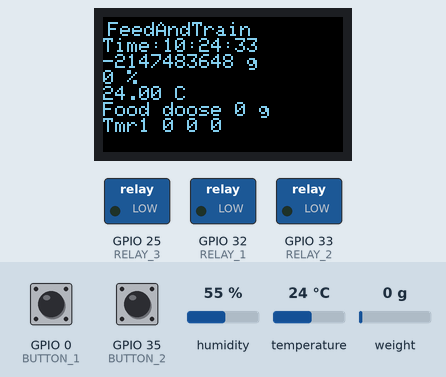
Recording of a sketch running on a simulated ESP32. Parts: 240×135 colour display, switched loads named in the sketch (green lamp = pin HIGH). Wiring (inferred from the names in the program): HX711 load-cell converter: data GPIO 12; SCK GPIO 13. The test bench sets the inputs (shaded band); at power-on: GPIO 0 (BUTTON_1) HIGH, weight on the scale 0 g, temperature 24 °C, GPIO 35 (BUTTON_2) HIGH, humidity 55 %. WiFi joins after 1.5 s; servers stay silent unless stated; network time is answered at once with the bench clock; the local clock reads 2024-03-15 10:24:30 at power-on unless the sketch sets it; EEPROM starts erased; pins used as bus, display or sensor lines are not drawn; what the sketch prints to the serial monitor is not drawn.

Above: at 3.6 s.
3.7 s: GPIO 0 (BUTTON_1) pulled LOW for 0.15 s
At 6.0 s:
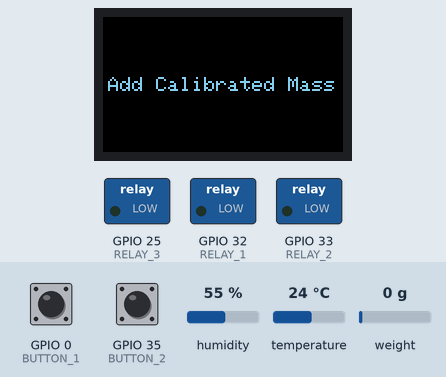
6.3 s: weight on the scale set to 21 g
9.6 s: weight on the scale set to 26 g
At 12.6 s:
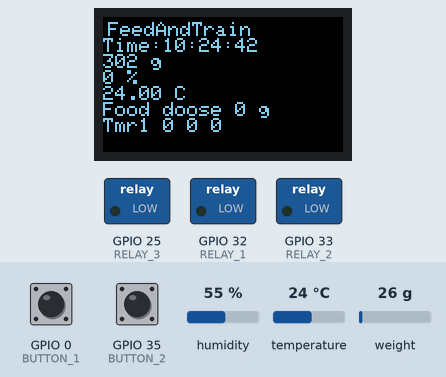
15.6 s: temperature set to 12 °C
At 16.9 s:
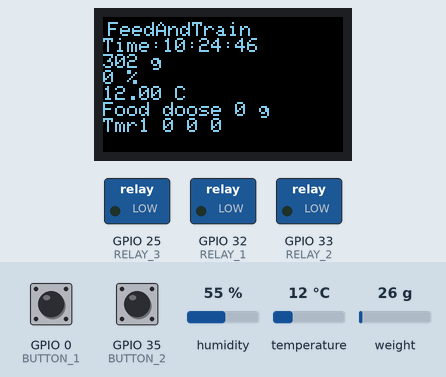
17.5 s: GPIO 35 (BUTTON_2) pulled LOW for 0.15 s
At 18.8 s:
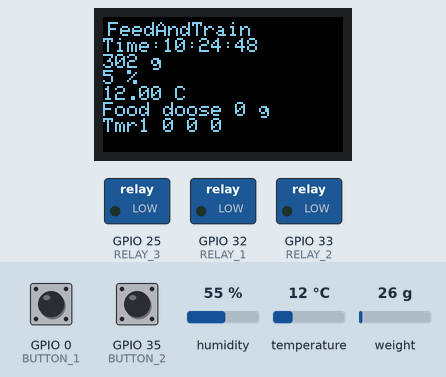
19.6 s: temperature set to 19 °C
At 21.8 s:
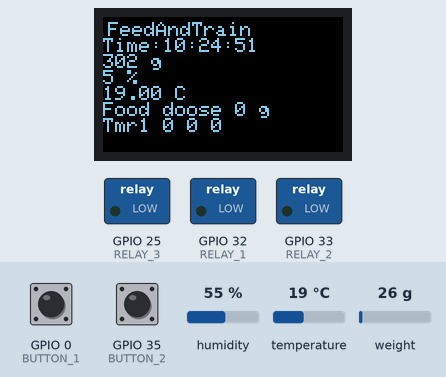
Timing chart, 0 to 23.3 s (numbered marks = the images above; inputs shaded):
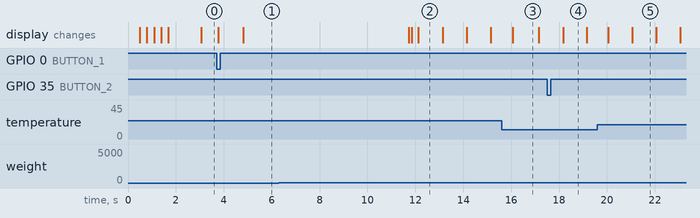

Measured:
- the behaviour switches between 23 and 24 g on weight on the scale (found by bisection; images 1 and 2)
- after the input at 3.7 s, the display: first changes after 0.06 s (image 1 shows a later state)
- after the input at 6.3 s, every drawn part: stays the same
- after the input at 9.6 s, the display: first changes after 2.1 s (image 2 shows a later state)
- what the display in image 2 shows lasts 1.0 s, from 12.1 s to 13.1 s
- what the display in image 3 shows lasts 1.0 s, from 16.1 s to 17.1 s

The sketch:

svari2021.ino
```cpp
// https://makersportal.com/blog/2019/5/12/arduino-weighing-scale-with-load-cell-and-hx711

#include <Q2HX711.h> // Scale Library
#include <EEPROM.h> // To save in EEPROM

#include <SPI.h> // Communication with display?
#include <TFT_eSPI.h> // Display
#include "DHT.h" // Temperature sensor
#include <BlynkSimpleEsp32.h>
#include <WiFi.h>
//#include <WiFiClient.h>

//For NTP time
#include <NTPClient.h>  //for time
WiFiUDP ntpUDP;
// By default 'pool.ntp.org' is used with 60 seconds update interval and
// no offset
NTPClient timeClient(ntpUDP);

long ntpTime = 0;
unsigned long timeSyncMillis = 0;
unsigned long oneMinuteMillis = 0;
boolean feederTimerEnable = true;

String ntpTimeStr = "";
String timeStrToPrint = "";

const unsigned long maxMillis = 4294967295; // when millis rolls over
int days = 0;
int hours = 0;
int minutes = 0;
int seconds = 0;

// You can specify the time server pool and the offset, (in seconds)
// additionally you can specify the update interval (in milliseconds).
// NTPClient timeClient(ntpUDP, "europe.pool.ntp.org", 3600, 60000);

// Blynk data start

#define BLYNK_TEMPLATE_ID ""
#define BLYNK_DEVICE_NAME "Guntara Feed"
char auth[] = "";
BlynkTimer timer;

int feedButtonState = 1;
int treatButtonState = 1;
int waterButtonState = 1;
int resetState = 1;

int foodDose = 0;

long feedTimer1 = 0;
int timer1Hours = 0;
int timer1Minutes = 0;

long feedTimer2 = 0;
int timer2Hours = 0;
int timer2Minutes = 0;

long feedTimer3 = 0;
int timer3Hours = 0;
int timer3Minutes = 0;

//Blynk data end

// Your WiFi credentials.
char ssid[] = "";
char pass[] = "";

// Weight data start
const byte hx711_data_pin = 12; // define weight data and clk pins
const byte hx711_clock_pin = 13;
float yy1 = 302.0; // calibrated mass to be added
long x1 = 0L;
long x0 = 0L;
float avg_size = 1.0; // amount of averages for each mass measurement
Q2HX711 hx711(hx711_data_pin, hx711_clock_pin); // prep hx711

int mass = 0;
int weightStopMass = 200;

// Weight data End

// TFT data start
TFT_eSPI tft = TFT_eSPI(135, 240);

// Default color definitions
#define TFT_BLACK       0x0000      /*   0,   0,   0 */
#define TFT_NAVY        0x000F      /*   0,   0, 128 */
#define TFT_DARKGREEN   0x03E0      /*   0, 128,   0 */
#define TFT_DARKCYAN    0x03EF      /*   0, 128, 128 */
#define TFT_MAROON      0x7800      /* 128,   0,   0 */
#define TFT_PURPLE      0x780F      /* 128,   0, 128 */
#define TFT_OLIVE       0x7BE0      /* 128, 128,   0 */
#define TFT_LIGHTGREY   0xD69A      /* 211, 211, 211 */
#define TFT_DARKGREY    0x7BEF      /* 128, 128, 128 */
#define TFT_BLUE        0x001F      /*   0,   0, 255 */
#define TFT_GREEN       0x07E0      /*   0, 255,   0 */
#define TFT_CYAN        0x07FF      /*   0, 255, 255 */
#define TFT_RED         0xF800      /* 255,   0,   0 */
#define TFT_MAGENTA     0xF81F      /* 255,   0, 255 */
#define TFT_YELLOW      0xFFE0      /* 255, 255,   0 */
#define TFT_WHITE       0xFFFF      /* 255, 255, 255 */
#define TFT_ORANGE      0xFDA0      /* 255, 180,   0 */
#define TFT_GREENYELLOW 0xB7E0      /* 180, 255,   0 */
#define TFT_PINK        0xFE19      /* 255, 192, 203 */
#define TFT_BROWN       0x9A60      /* 150,  75,   0 */
#define TFT_GOLD        0xFEA0      /* 255, 215,   0 */
#define TFT_SILVER      0xC618      /* 192, 192, 192 */
#define TFT_SKYBLUE     0x867D      /* 135, 206, 235 */
#define TFT_VIOLET      0x915C      /* 180,  46, 226 */
// TFE data end

//DHT 11 data start
#define DHTPIN 2     // Digital pin connected to the DHT sensor
#define DHTTYPE DHT11   // DHT 11
DHT dht(DHTPIN, DHTTYPE);
float temp = 0; // global
// DHT 11 data end


//Ultrasonic sensor start
int trigPin = 37;    // Trigger
int echoPin = 38;    // Echo
long duration, cm;
int remaining = 0;
// Ultrasonic sensor end

// EEPROM start
# define EEPROM_SIZE 16
// EEPROM end

// Buttons
#define BUTTON_1        0
#define BUTTON_2        35
// Relays

#define RELAY_1 32 //Feed
#define RELAY_2 33 //Treat
#define RELAY_3 25 //Water
// Blynk start
void SendSensorData()
{
  Blynk.virtualWrite(V1, mass);//sending
  Blynk.virtualWrite(V2, remaining);//sending
  Blynk.virtualWrite(V3, temp);//sending
  Blynk.virtualWrite(V5, millis() / 1000 / 3600, 1000);
  Blynk.virtualWrite(V4, timeStrToPrint); //sending time string
}

BLYNK_CONNECTED() // To sync with the server
{
  Blynk.syncVirtual(V10); // feed button
  Blynk.syncVirtual(V11); // Treat button
  Blynk.syncVirtual(V12); // Watter button
  Blynk.syncVirtual(V14); // resset
  Blynk.syncVirtual(V15); // feed timer 1
  Blynk.syncVirtual(V16); // feed timer 2
  Blynk.syncVirtual(V17); // feed timer 3
}

/// blynk receive and write param to ints or str
BLYNK_WRITE(V10) // doose
{
  foodDose = param.asInt();
}
BLYNK_WRITE(V11) // feed button
{
  feedButtonState = param.asInt();
}
BLYNK_WRITE(V12) // treat
{
  treatButtonState = param.asInt();
}
BLYNK_WRITE(V13) // Water button
{
  waterButtonState = param.asInt();
}
BLYNK_WRITE(V14) // resetState button
{
  resetState = param.asInt();
}
BLYNK_WRITE(V15) // feed at timer1
{
  feedTimer1 = param.asInt();
}
BLYNK_WRITE(V16) // feed at timer2
{
  feedTimer2 = param.asInt();
}
BLYNK_WRITE(V17) // feed at timer3
{
  feedTimer3 = param.asInt();
}
// Blynk END


/////////////////////////////////////////////////////////////////////////////////////////////////////
void setup()
{
  //Define inputs and outputs

  /// Buttons
  pinMode(BUTTON_1, INPUT_PULLUP);
  pinMode(BUTTON_2, INPUT_PULLUP);

  // Ultrasonic
  pinMode(trigPin, OUTPUT);
  pinMode(echoPin, INPUT);
  //  remaining = distance();

  //Relays
  pinMode(RELAY_1, OUTPUT);
  digitalWrite(RELAY_1, LOW);
  pinMode(RELAY_2, OUTPUT);
  digitalWrite(RELAY_2, LOW);
  pinMode(RELAY_3, OUTPUT);
  digitalWrite(RELAY_3, LOW);

  // TFT
  tft.begin();
  tft.setRotation(1);
  tft.fillScreen(TFT_BLACK);
  tft.setTextColor(TFT_SKYBLUE);
  tft.setTextSize(2);

  /// Welcome screen
  tft.setCursor(5, 5);
  tft.println("FeedAndTrain");
  tft.print("Starting");
  //tft.println(WiFi.localIP()); // Print ip address, Not working

  // DHT 11
  dht.begin(); // Temperature sensor

  //WiFi begin
  WiFi.begin(ssid, pass);
  while (WiFi.status() != WL_CONNECTED) //Print "...", while WiFi connecting
  {
    delay(300);
    tft.print(".");
  }

  // Blynk begin
  //Blynk.begin(auth, ssid, pass);
  Blynk.config(auth);
  Blynk.connect();
  timer.setInterval(1000L, SendSensorData);

  Serial.begin(115200); // prepare serial port

  EEPROM.begin(EEPROM_SIZE); // prepare EEPROM
  // EEPROM read x1 and yy1
  x0 = EEPROM.readLong(0);
  x1 = EEPROM.readLong(8);

  // Time client
  // Set offset time in seconds to adjust for your timezone, for example:
  // GMT +1 = 3600
  // GMT +8 = 28800
  // GMT -1 = -3600
  // GMT 0 = 0
  timeClient.setTimeOffset(10800);
  timeClient.begin();
  getTime(); // Update time
  ntpTimeStrToInts(); // Save time to global int hours, minutes, seconds

  ////////////////////////////////////////////////////////////////////////////////////////////////////
}

/// f-tions
int ntpTimeStrToInts()
// ftion splits ntps time string and assigns to global variables
{
  // split string to strings
  String hr = ntpTimeStr.substring(0, 2);   //captures first data String myString.substring(from, to)

  String mins = ntpTimeStr.substring(3, 5);   //captures second data String

  String sec = ntpTimeStr.substring(6, 8);
  //Time we are converting. This can be passed from another function.

  // change strings to int and save to globals
  hours = hr.toInt();                                                        //Number of seconds in an hour

  minutes = mins.toInt();                                              //Remove the number of hours and calculate the minutes.

  seconds = sec.toInt();                                            //Remove the number of hours and minutes, leaving only seconds.

}
int currentTime()
//takes ntpTime, adds current millis - timeSyncMillis, updates timeSyncMillis, updates
// globals (hours, minutes and seconds) current time
{
  unsigned long deltaTime = (millis() - timeSyncMillis);
  timeSyncMillis = millis();
  float deltaSeconds = deltaTime / 1000;
  timeSyncMillis -= deltaTime - round(deltaSeconds) * 1000; // to compensate those sec, what was lost during rounding
  seconds += round(deltaSeconds); // Use round to get more precise time, or looses ~3 min on 3hours
  while (seconds > 59)
  { seconds -= 60;
    minutes += 1;
  }
  while (minutes > 59)
  { minutes -= 60;
    hours += 1;
  }
  while (hours > 23)
  { hours -= 24;
    days += 1;
  }
}
void printTime()
// Takes globals (hours, minutes and seconds) of current time, changes to Strings,
// adds 0 to value less than 10 and Prints to tft
{
  String hr = "";
  String mins = "";
  String sec = "";
  //Adds 0 to seconds string< than 10
  if (seconds < 10)
  {
    sec = ("0" + String(seconds));
  }
  else {
    sec = (String(seconds));
  }

  //Adds 0 to minutes string< than 10
  if (minutes < 10)
  {
    mins = ("0" + String(minutes));
  }
  else {
    mins = (String(minutes));
  }

  //Adds 0 to hours string < than 10
  if (hours < 10)
  {
    hr = ("0" + String(hours));
  }
  else {
    hr = (String(hours));
  }


  timeStrToPrint = (hr + ":" + mins + ":" + sec);  //Converts to HH:MM:SS string. This can be returned to the calling function.
  tft.print("Time:");
  tft.println (timeStrToPrint);
}

int getTime()
// Gets time from server and syncs ntpSyncMillis with millis()
{
  timeClient.update();
  ntpTimeStr = timeClient.getFormattedTime();
  timeSyncMillis = millis();
}

int validateData(int dataToCheck, int minFrom, int maxTo)
// this f-tion checks data to be within max and min values, or returns 0
{
  if (dataToCheck > maxTo)// ||  (dataToCheck > maxTo)
  {
    return 0;
  }
  else
  {
    return dataToCheck;
  }
}

int fillBowl()
{
  remaining = 5;//distance();
  long startTime = millis(); // Records the start time
  int tempWeightStopMass = 0; // Correction for food overdose

  while (measure() < (foodDose - tempWeightStopMass))//||
  {
    tempWeightStopMass = weightStopMass;
    if (remaining > 0 ) // Remaining check in tank
    {
      digitalWrite(RELAY_1, HIGH); //open feeder gate
    }
    else
    {
      break;
    }
    if ((millis() - startTime ) > 5000) // STOP RELAY if five seconds
    {
      break;
    }
  }
  digitalWrite(RELAY_1, LOW); //sTOPS FEEDING
}
void reconnectBlynk()
{
  //Blynk.begin(auth, ssid, pass);
  Blynk.connect();
  timer.setInterval(1000L, SendSensorData);
}
int chechBlynkConnection()
{
  if ( ! Blynk.connected() )
  {
    //    delay ( 500 ); // For stabillity and display
    //    tft.fillScreen(TFT_BLACK);
    //    tft.setCursor(5, 5);
    //    tft.println("FEED AND TRAIN");
    tft.print("No Blynk connection");
    //    tft.println(".");
    reconnectBlynk();
  }
}

int chechWifiConnection()
{
  if ( WiFi.status() != WL_CONNECTED )
  {
    //    delay ( 500 );
    //    tft.fillScreen(TFT_BLACK);
    //    tft.setCursor(5, 5);
    //    //tft.println("FEED AND TRAIN");
    tft.print("WiFi: Disconnected");
    //    tft.println(".");
    return false;
  }
  else {
    return true;
  }
}

int distance()
{
  // The sensor is triggered by a HIGH pulse of 10 or more microseconds.
  // Give a short LOW pulse beforehand to ensure a clean HIGH pulse:
  digitalWrite(trigPin, LOW);
  delayMicroseconds(5);
  digitalWrite(trigPin, HIGH);
  delayMicroseconds(10);
  digitalWrite(trigPin, LOW);

  // Read the signal from the sensor: a HIGH pulse whose
  // duration is the time (in microseconds) from the sending
  // of the ping to the reception of its echo off of an object.

  pinMode(echoPin, INPUT);
  //pin: the number of the Arduino pin on which you want to read the pulse. Allowed data types: int.
  //value: type of pulse to read: either HIGH or LOW. Allowed data types: int.
  //timeout (optional): the number of microseconds to wait for the pulse to start; default is one second. Allowed data types: unsigned long.
  duration = pulseIn(echoPin, HIGH, 3500); // 3500 ms to wait for the feedback

  // Convert the time into a distance
  cm = (duration / 2) / 29.1;   // Divide by 29.1 or multiply by 0.0343
  return cm;
}
int measure()
{
  // averaging reading
  long reading = 0;
  for (int jj = 0; jj < int(avg_size); jj++) {
    reading += hx711.read();
  }
  reading /= long(avg_size);

  // calculating mass based on calibration and linear fit
  float ratio_1 = (float) (reading - x0);
  float ratio_2 = (float) (x1 - x0);
  float ratio = ratio_1 / ratio_2;
  float mass = yy1 * ratio;

  Serial.print("Raw: ");
  Serial.print(reading);
  Serial.print(", ");
  Serial.println(mass);
  return mass;
}

void tare()
{
  tft.fillScreen(TFT_BLACK);
  tft.setCursor(5, 60);
  tft.println("Calibration. Remove all from weights");
  delay(1000); // allow load cell and hx711 to settle
  x1 = 0L;
  x0 = 0L;

  for (int ii = 0; ii < int(avg_size); ii++)
  {
    delay(10);
    x0 += hx711.read();
  }
  x0 /= long(avg_size);
  //Save in EEPROM
  EEPROM.writeLong(0, x0);
  //EEPROM.commit();

  Serial.println("Add Calibrated Mass");
  tft.fillScreen(TFT_BLACK);
  tft.setCursor(5, 60);
  tft.println("Add Calibrated Mass");
  // calibration procedure (mass should be added equal to yy1)
  int ii = 1;
  while (true)
  {
    if (hx711.read() < x0 + 10000) {
    } else {
      ii++;
      delay(2000);
      for (int jj = 0; jj < int(avg_size); jj++) {
        x1 += hx711.read();
      }
      x1 /= long(avg_size);
      //Save in EEPROM

      EEPROM.writeLong(8, x1);
      EEPROM.commit();
      break;
    }
  }
  tft.fillScreen(TFT_BLACK);
  tft.setCursor(5, 60);
  tft.println("Calibration Complete");
  Serial.println("Calibration Complete");
}

int dht11()
{
  // Reading temperature or humidity takes about 250 milliseconds!
  // Sensor readings may also be up to 2 seconds 'old' (its a very slow sensor)
  float h = dht.readHumidity();
  // Read temperature as Celsius (the default)
  float t = dht.readTemperature();

  Serial.print(F(" Humidity: "));
  Serial.print(h);
  Serial.print(F("%  Temperature: "));
  Serial.print(t);
  Serial.print(F("C "));
  return t;
}
int atLeastSecond()
{
  if ((millis() - timeSyncMillis) > 1000)
  {
    return true;
  }
  else
  {
    return false;
  }
}
//////////// feeder timer f-tions
/*
  int setFeedTimer1ints()
  // ftion splits ntps time string and assigns to global variables
  {
   // split string to strings
   String hr = feedTimer1.substring(0, 2);   //captures first data String myString.substring(from, to)
   String mins = feedTimer1.substring(3, 5);   //captures second data String

  // change strings to int
  timer1Hours = hr.toInt();                                                        //Number of seconds in an hour
  timer1Minutes = mins.toInt();                                              //Remove the number of hours and calculate the minutes.

  }
*/
int compareTimerAndTime(int timerHours, int timerMinutes)
//compares timer hours and minutes and returns true or false
{
  if ((timerHours == hours && timerMinutes == minutes) && (timerHours != 0 && timerMinutes != 0))
  {
    return true; //fillBowl();
  }
  else
  {
    return false;
  }
}

int oneMinuteCounter()
// deactivate feederTimerEnable(false) feeding for one minute
{
  if (millis() - oneMinuteMillis > 60001)
  {
    feederTimerEnable = true;
  }
  else
  {
    feederTimerEnable = false;
  }
}
void timerFeedExe(int timer)
// if feeredTimer is true and timeHours and minutes mach, execute feeding
{
  int timerHours = timer / 3600;                                                        //Number of seconds in an hour
  int timerMinutes = (timer - timerHours * 3600) / 60 ;

  if (feederTimerEnable && (timerHours, timerMinutes))
  {
    feederTimerEnable = false;
    oneMinuteMillis = millis();
    fillBowl();
  }
}
void resetESP()
{
  // resset
  if (resetState == 0) // Fill bowl immedialtey from blynk button
  {


    tft.fillScreen(TFT_BLACK);
    tft.setCursor(5, 60);
    tft.println(resetState);
    tft.println("reseting......");

    resetState = 1;
    Blynk.virtualWrite(V14, 1);
    ESP.restart();
  }
}

///////////////////////////////////////////////////////////////////////////////////////////
void loop()
{

  unsigned long loopLenght = millis() - loopLenght ;
  oneMinuteCounter(); // 1 min timer for feeder timer, to not allow repreating bowlfill untill one minute has passed

  mass = measure();
  temp = dht11();

  //remaining = distance();

  // blynk
  Blynk.run();
  timer.run();


  if (atLeastSecond()) // if at least one second has passed
  {
    currentTime(); //Calculate time
    // Display info
    tft.fillScreen(TFT_BLACK); // Clear and set background color
    tft.setCursor(5, 5);
    tft.println("FeedAndTrain");
    printTime(); //Print time to tft
    tft.print(mass);
    tft.println(" g");
    tft.print(remaining);
    tft.println(" %");
    tft.print(temp);
    tft.println(" C");
    tft.print("Food doose ");
    tft.print(foodDose);
    tft.println(" g");
    tft.print("Tmr1 ");
    tft.print(feederTimerEnable);
    tft.print(" ");
    tft.print(timer1Hours);
    tft.print(" ");
    tft.print(timer1Minutes);
  }

  chechWifiConnection();
  chechBlynkConnection();

  //tare procedure, when button 1 is pressed
  if (digitalRead(BUTTON_1) == LOW)
  {
    tare();
  }
  // Push button 2, to start relay and feed mannualy
  if (digitalRead(BUTTON_2) == LOW)
  {
    fillBowl();
  }
  //Blynk Button
  if (feedButtonState == 0) // Fill bowl immedialtey from blynk button
  {
    feedButtonState = 1;
    Blynk.virtualWrite(V11, 1); // Turn the widget attached to V1 Off
    fillBowl();
  }
  // if resetState = 0, reset!
  resetESP();

  // blynk timer  feeding

  //setFeedTimer1ints();
  //calculateFeedTimer1Ints();

  timerFeedExe(feedTimer1);

  timerFeedExe(feedTimer2);

  timerFeedExe(feedTimer3);

}
```

Q2HX711.h
```cpp
#ifndef Q2HX711_h
#define Q2HX711_h
#include "Arduino.h"

class Q2HX711
{
  private:
    byte CLOCK_PIN;
    byte OUT_PIN;
    byte GAIN;
    void setGain(byte gain = 128);
  public:
    Q2HX711(byte output_pin, byte clock_pin);
    virtual ~Q2HX711();
    bool readyToSend();
    long read();
};

#endif /* Q2HX711_h */
```

Source omitted: Q2HX711.cpp (928 bytes)
